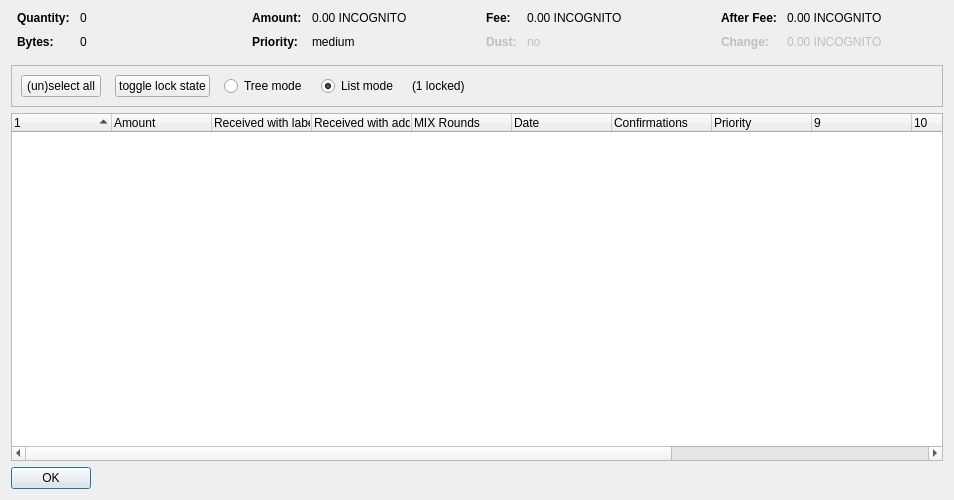
<?xml version="1.0" encoding="UTF-8"?>
<ui version="4.0">
 <class>CoinControlDialog</class>
 <widget class="QDialog" name="CoinControlDialog">
  <property name="geometry">
   <rect>
    <x>0</x>
    <y>0</y>
    <width>954</width>
    <height>500</height>
   </rect>
  </property>
  <property name="windowTitle">
   <string>Coin Selection</string>
  </property>
  <layout class="QVBoxLayout" name="verticalLayout">
   <item>
    <layout class="QHBoxLayout" name="horizontalLayoutTop" stretch="0,0,0,0">
     <property name="topMargin">
      <number>0</number>
     </property>
     <property name="bottomMargin">
      <number>10</number>
     </property>
     <item>
      <layout class="QFormLayout" name="formLayoutCoinControl1">
       <property name="horizontalSpacing">
        <number>10</number>
       </property>
       <property name="verticalSpacing">
        <number>10</number>
       </property>
       <property name="leftMargin">
        <number>6</number>
       </property>
       <property name="rightMargin">
        <number>6</number>
       </property>
       <item row="0" column="0">
        <widget class="QLabel" name="labelCoinControlQuantityText">
         <property name="font">
          <font>
           <weight>75</weight>
           <bold>true</bold>
          </font>
         </property>
         <property name="text">
          <string>Quantity:</string>
         </property>
        </widget>
       </item>
       <item row="0" column="1">
        <widget class="QLabel" name="labelCoinControlQuantity">
         <property name="cursor">
          <cursorShape>IBeamCursor</cursorShape>
         </property>
         <property name="contextMenuPolicy">
          <enum>Qt::ActionsContextMenu</enum>
         </property>
         <property name="text">
          <string notr="true">0</string>
         </property>
         <property name="textInteractionFlags">
          <set>Qt::LinksAccessibleByMouse|Qt::TextSelectableByKeyboard|Qt::TextSelectableByMouse</set>
         </property>
        </widget>
       </item>
       <item row="1" column="0">
        <widget class="QLabel" name="labelCoinControlBytesText">
         <property name="font">
          <font>
           <weight>75</weight>
           <bold>true</bold>
          </font>
         </property>
         <property name="text">
          <string>Bytes:</string>
         </property>
        </widget>
       </item>
       <item row="1" column="1">
        <widget class="QLabel" name="labelCoinControlBytes">
         <property name="cursor">
          <cursorShape>IBeamCursor</cursorShape>
         </property>
         <property name="contextMenuPolicy">
          <enum>Qt::ActionsContextMenu</enum>
         </property>
         <property name="text">
          <string notr="true">0</string>
         </property>
         <property name="textInteractionFlags">
          <set>Qt::LinksAccessibleByMouse|Qt::TextSelectableByKeyboard|Qt::TextSelectableByMouse</set>
         </property>
        </widget>
       </item>
      </layout>
     </item>
     <item>
      <layout class="QFormLayout" name="formLayoutCoinControl2">
       <property name="horizontalSpacing">
        <number>10</number>
       </property>
       <property name="verticalSpacing">
        <number>10</number>
       </property>
       <property name="leftMargin">
        <number>6</number>
       </property>
       <property name="rightMargin">
        <number>6</number>
       </property>
       <item row="0" column="0">
        <widget class="QLabel" name="labelCoinControlAmountText">
         <property name="font">
          <font>
           <weight>75</weight>
           <bold>true</bold>
          </font>
         </property>
         <property name="text">
          <string>Amount:</string>
         </property>
        </widget>
       </item>
       <item row="0" column="1">
        <widget class="QLabel" name="labelCoinControlAmount">
         <property name="cursor">
          <cursorShape>IBeamCursor</cursorShape>
         </property>
         <property name="contextMenuPolicy">
          <enum>Qt::ActionsContextMenu</enum>
         </property>
         <property name="text">
          <string notr="true">0.00 INCOGNITO</string>
         </property>
         <property name="textInteractionFlags">
          <set>Qt::LinksAccessibleByMouse|Qt::TextSelectableByKeyboard|Qt::TextSelectableByMouse</set>
         </property>
        </widget>
       </item>
       <item row="1" column="0">
        <widget class="QLabel" name="labelCoinControlPriorityText">
         <property name="font">
          <font>
           <weight>75</weight>
           <bold>true</bold>
          </font>
         </property>
         <property name="text">
          <string>Priority:</string>
         </property>
        </widget>
       </item>
       <item row="1" column="1">
        <widget class="QLabel" name="labelCoinControlPriority">
         <property name="cursor">
          <cursorShape>IBeamCursor</cursorShape>
         </property>
         <property name="contextMenuPolicy">
          <enum>Qt::ActionsContextMenu</enum>
         </property>
         <property name="text">
          <string>medium</string>
         </property>
         <property name="textInteractionFlags">
          <set>Qt::LinksAccessibleByMouse|Qt::TextSelectableByKeyboard|Qt::TextSelectableByMouse</set>
         </property>
        </widget>
       </item>
      </layout>
     </item>
     <item>
      <layout class="QFormLayout" name="formLayoutCoinControl3">
       <property name="horizontalSpacing">
        <number>10</number>
       </property>
       <property name="verticalSpacing">
        <number>10</number>
       </property>
       <property name="leftMargin">
        <number>6</number>
       </property>
       <property name="rightMargin">
        <number>6</number>
       </property>
       <item row="0" column="0">
        <widget class="QLabel" name="labelCoinControlFeeText">
         <property name="font">
          <font>
           <weight>75</weight>
           <bold>true</bold>
          </font>
         </property>
         <property name="text">
          <string>Fee:</string>
         </property>
        </widget>
       </item>
       <item row="0" column="1">
        <widget class="QLabel" name="labelCoinControlFee">
         <property name="cursor">
          <cursorShape>IBeamCursor</cursorShape>
         </property>
         <property name="contextMenuPolicy">
          <enum>Qt::ActionsContextMenu</enum>
         </property>
         <property name="text">
          <string notr="true">0.00 INCOGNITO</string>
         </property>
         <property name="textInteractionFlags">
          <set>Qt::LinksAccessibleByMouse|Qt::TextSelectableByKeyboard|Qt::TextSelectableByMouse</set>
         </property>
        </widget>
       </item>
       <item row="1" column="0">
        <widget class="QLabel" name="labelCoinControlLowOutputText">
         <property name="enabled">
          <bool>false</bool>
         </property>
         <property name="font">
          <font>
           <weight>75</weight>
           <bold>true</bold>
          </font>
         </property>
         <property name="text">
          <string>Dust:</string>
         </property>
        </widget>
       </item>
       <item row="1" column="1">
        <widget class="QLabel" name="labelCoinControlLowOutput">
         <property name="enabled">
          <bool>false</bool>
         </property>
         <property name="cursor">
          <cursorShape>IBeamCursor</cursorShape>
         </property>
         <property name="contextMenuPolicy">
          <enum>Qt::ActionsContextMenu</enum>
         </property>
         <property name="text">
          <string>no</string>
         </property>
         <property name="textInteractionFlags">
          <set>Qt::LinksAccessibleByMouse|Qt::TextSelectableByKeyboard|Qt::TextSelectableByMouse</set>
         </property>
        </widget>
       </item>
      </layout>
     </item>
     <item>
      <layout class="QFormLayout" name="formLayoutCoinControl4">
       <property name="horizontalSpacing">
        <number>10</number>
       </property>
       <property name="verticalSpacing">
        <number>10</number>
       </property>
       <property name="leftMargin">
        <number>6</number>
       </property>
       <property name="rightMargin">
        <number>6</number>
       </property>
       <item row="0" column="0">
        <widget class="QLabel" name="labelCoinControlAfterFeeText">
         <property name="font">
          <font>
           <weight>75</weight>
           <bold>true</bold>
          </font>
         </property>
         <property name="text">
          <string>After Fee:</string>
         </property>
        </widget>
       </item>
       <item row="0" column="1">
        <widget class="QLabel" name="labelCoinControlAfterFee">
         <property name="cursor">
          <cursorShape>IBeamCursor</cursorShape>
         </property>
         <property name="contextMenuPolicy">
          <enum>Qt::ActionsContextMenu</enum>
         </property>
         <property name="text">
          <string notr="true">0.00 INCOGNITO</string>
         </property>
         <property name="textInteractionFlags">
          <set>Qt::LinksAccessibleByMouse|Qt::TextSelectableByKeyboard|Qt::TextSelectableByMouse</set>
         </property>
        </widget>
       </item>
       <item row="1" column="0">
        <widget class="QLabel" name="labelCoinControlChangeText">
         <property name="enabled">
          <bool>false</bool>
         </property>
         <property name="font">
          <font>
           <weight>75</weight>
           <bold>true</bold>
          </font>
         </property>
         <property name="text">
          <string>Change:</string>
         </property>
        </widget>
       </item>
       <item row="1" column="1">
        <widget class="QLabel" name="labelCoinControlChange">
         <property name="enabled">
          <bool>false</bool>
         </property>
         <property name="cursor">
          <cursorShape>IBeamCursor</cursorShape>
         </property>
         <property name="contextMenuPolicy">
          <enum>Qt::ActionsContextMenu</enum>
         </property>
         <property name="text">
          <string notr="true">0.00 INCOGNITO</string>
         </property>
         <property name="textInteractionFlags">
          <set>Qt::LinksAccessibleByMouse|Qt::TextSelectableByKeyboard|Qt::TextSelectableByMouse</set>
         </property>
        </widget>
       </item>
      </layout>
     </item>
    </layout>
   </item>
   <item>
    <widget class="QFrame" name="frame">
     <property name="minimumSize">
      <size>
       <width>0</width>
       <height>40</height>
      </size>
     </property>
     <property name="frameShape">
      <enum>QFrame::StyledPanel</enum>
     </property>
     <property name="frameShadow">
      <enum>QFrame::Sunken</enum>
     </property>
     <layout class="QHBoxLayout" name="horizontalLayout">
      <item>
       <layout class="QHBoxLayout" name="horizontalLayoutPanel" stretch="0,0,0,0,0,0">
        <property name="spacing">
         <number>14</number>
        </property>
        <item>
         <widget class="QPushButton" name="pushButtonSelectAll">
          <property name="sizePolicy">
           <sizepolicy hsizetype="Maximum" vsizetype="Fixed">
            <horstretch>0</horstretch>
            <verstretch>0</verstretch>
           </sizepolicy>
          </property>
          <property name="text">
           <string>(un)select all</string>
          </property>
          <property name="autoDefault">
           <bool>false</bool>
          </property>
         </widget>
        </item>
        <item>
         <widget class="QPushButton" name="pushButtonToggleLock">
          <property name="sizePolicy">
           <sizepolicy hsizetype="Maximum" vsizetype="Fixed">
            <horstretch>0</horstretch>
            <verstretch>0</verstretch>
           </sizepolicy>
          </property>
          <property name="text">
           <string>toggle lock state</string>
          </property>
          <property name="autoDefault">
           <bool>false</bool>
          </property>
         </widget>
        </item>
        <item>
         <widget class="QRadioButton" name="radioTreeMode">
          <property name="sizePolicy">
           <sizepolicy hsizetype="Maximum" vsizetype="Fixed">
            <horstretch>0</horstretch>
            <verstretch>0</verstretch>
           </sizepolicy>
          </property>
          <property name="text">
           <string>Tree mode</string>
          </property>
         </widget>
        </item>
        <item>
         <widget class="QRadioButton" name="radioListMode">
          <property name="sizePolicy">
           <sizepolicy hsizetype="Maximum" vsizetype="Fixed">
            <horstretch>0</horstretch>
            <verstretch>0</verstretch>
           </sizepolicy>
          </property>
          <property name="text">
           <string>List mode</string>
          </property>
          <property name="checked">
           <bool>true</bool>
          </property>
         </widget>
        </item>
        <item>
         <widget class="QLabel" name="labelLocked">
          <property name="text">
           <string>(1 locked)</string>
          </property>
         </widget>
        </item>
        <item>
         <spacer name="horizontalSpacer">
          <property name="orientation">
           <enum>Qt::Horizontal</enum>
          </property>
          <property name="sizeHint" stdset="0">
           <size>
            <width>40</width>
            <height>20</height>
           </size>
          </property>
         </spacer>
        </item>
       </layout>
      </item>
     </layout>
    </widget>
   </item>
   <item>
    <widget class="CoinControlTreeWidget" name="treeWidget">
     <property name="contextMenuPolicy">
      <enum>Qt::CustomContextMenu</enum>
     </property>
     <property name="sortingEnabled">
      <bool>false</bool>
     </property>
     <property name="columnCount">
      <number>13</number>
     </property>
     <attribute name="headerShowSortIndicator" stdset="0">
      <bool>true</bool>
     </attribute>
     <attribute name="headerStretchLastSection">
      <bool>false</bool>
     </attribute>
     <column>
      <property name="text">
       <string/>
      </property>
     </column>
     <column>
      <property name="text">
       <string>Amount</string>
      </property>
     </column>
     <column>
      <property name="text">
       <string>Received with label</string>
      </property>
     </column>
     <column>
      <property name="text">
       <string>Received with address</string>
      </property>
     </column>
     <column>
      <property name="text">
       <string>MIX Rounds</string>
      </property>
     </column>
     <column>
      <property name="text">
       <string>Date</string>
      </property>
     </column>
     <column>
      <property name="text">
       <string>Confirmations</string>
      </property>
      <property name="toolTip">
       <string>Confirmed</string>
      </property>
     </column>
     <column>
      <property name="text">
       <string>Priority</string>
      </property>
     </column>
     <column>
      <property name="text">
       <string/>
      </property>
     </column>
     <column>
      <property name="text">
       <string/>
      </property>
     </column>
     <column>
      <property name="text">
       <string/>
      </property>
     </column>
     <column>
      <property name="text">
       <string/>
      </property>
     </column>
     <column>
      <property name="text">
       <string/>
      </property>
     </column>
    </widget>
   </item>
   <item>
    <widget class="QDialogButtonBox" name="buttonBox">
     <property name="sizePolicy">
      <sizepolicy hsizetype="Maximum" vsizetype="Fixed">
       <horstretch>0</horstretch>
       <verstretch>0</verstretch>
      </sizepolicy>
     </property>
     <property name="orientation">
      <enum>Qt::Horizontal</enum>
     </property>
     <property name="standardButtons">
      <set>QDialogButtonBox::Ok</set>
     </property>
    </widget>
   </item>
  </layout>
 </widget>
 <customwidgets>
  <customwidget>
   <class>CoinControlTreeWidget</class>
   <extends>QTreeWidget</extends>
   <header>coincontroltreewidget.h</header>
  </customwidget>
 </customwidgets>
 <resources/>
 <connections/>
</ui>
